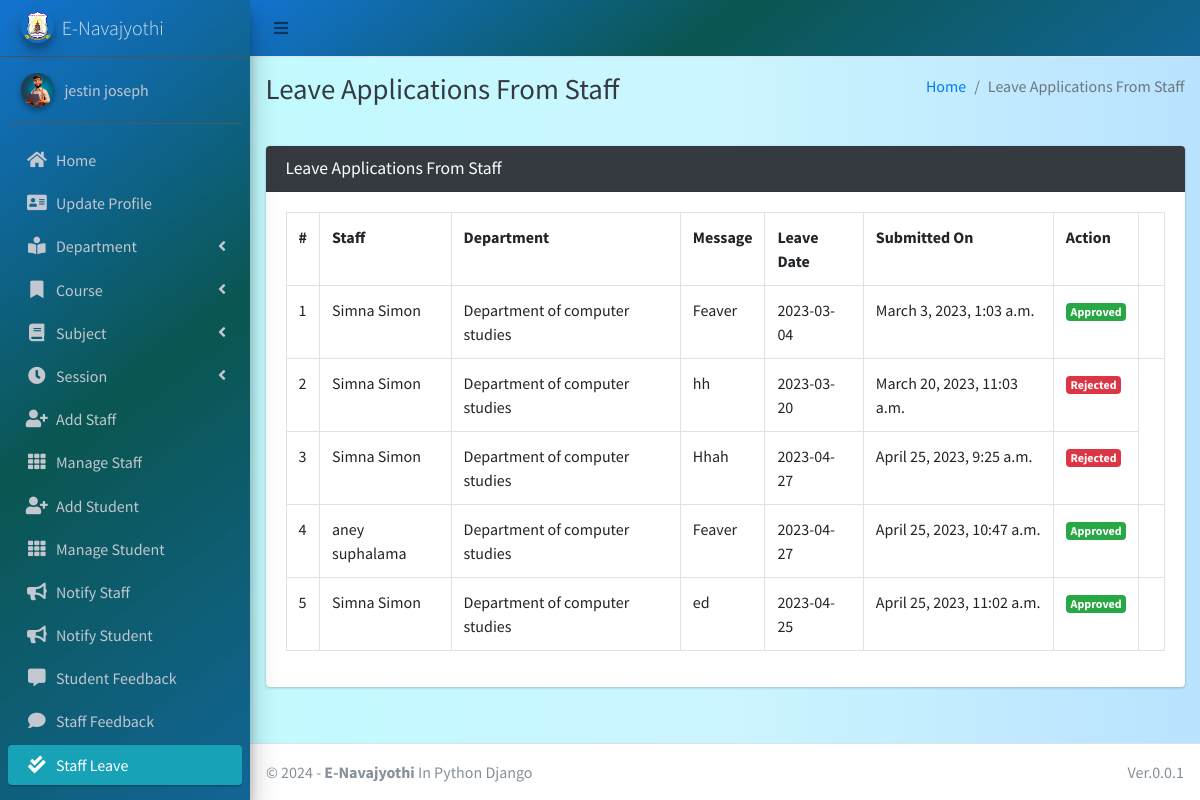
Screenshot of /staff/view/leave/ (signed in) with the database file from the repository.
### main_app/models.py (models this page shows)
class CustomUser(AbstractUser):
    USER_TYPE = ((1, "HOD"), (2, "Staff"), (3, "Student"))
    GENDER = [("M", "Male"), ("F", "Female")]
    username = None  # Removed username, using email instead
    email = models.EmailField(unique=True)
    user_type = models.CharField(default=1, choices=USER_TYPE, max_length=1)
    gender = models.CharField(max_length=1, choices=GENDER)
    profile_pic = models.ImageField()
    address = models.TextField()
    fcm_token = models.TextField(default="")  # For firebase notifications
    created_at = models.DateTimeField(auto_now_add=True)
    updated_at = models.DateTimeField(auto_now=True)
    USERNAME_FIELD = "email"
    REQUIRED_FIELDS = []
    objects = CustomUserManager()
    phone_num = models.IntegerField(max_length=12 ,null=True,blank=False)
    aadhar_num = models.IntegerField(max_length=16,null=True,blank=False)
    date_of_birth = models.DateField(null=True,blank=False)
    def __str__(self):
        return self.first_name + "  " + self.last_name

class LeaveReportStaff(models.Model):
    staff = models.ForeignKey(Staff, on_delete=models.CASCADE)
    date = models.CharField(max_length=60)
    message = models.TextField()
    status = models.SmallIntegerField(default=0)
    created_at = models.DateTimeField(auto_now_add=True)
    updated_at = models.DateTimeField(auto_now=True)

class Staff(models.Model):
    course = models.ForeignKey(Course, on_delete=models.DO_NOTHING, null=True, blank=False)
    department = models.ForeignKey(Department, on_delete=models.DO_NOTHING, null=True, blank=False)
    admin = models.OneToOneField(CustomUser, on_delete=models.CASCADE)
    phone_num = models.IntegerField(max_length=12 ,null=True,blank=False)
    qualification = models.CharField(max_length=20,null=True,blank=False)
    aadhar_num = models.IntegerField(max_length=12,null=True,blank=False)
    def __str__(self):
        return self.admin.first_name + " " + self.admin.last_name

class Department(models.Model):
    name = models.CharField(max_length=120)
    created_at = models.DateTimeField(auto_now_add=True)
    updated_at = models.DateTimeField(auto_now=True)
    def __str__(self):
        return self.name

### main_app/hod_views.py (the view, shortened to what this page needs)
# urls.py: path("staff/view/leave/", hod_views.view_staff_leave, name="view_staff_leave",),
@csrf_exempt
def view_staff_leave(request):
    if request.method != 'POST':
        allLeave = LeaveReportStaff.objects.all()
        context = {
            'allLeave': allLeave,
            'page_title': 'Leave Applications From Staff'
        }
        return render(request, "hod_template/staff_leave_view.html", context)

### main_app/templates/hod_template/staff_leave_view.html (shortened to what this page needs)
{% extends 'main_app/base.html' %}
{% load static %}
{% block page_title %}{{page_title}}{% endblock page_title %}
{% block content %}
<section class="content">
    <div class="container-fluid">
        <div class="row">
            <div class="col-md-12">
                <div class="card card-dark">
                    <div class="card-header">
                        <h3 class="card-title">{{page_title}}</h3>
                    </div>
                    <div class="table card-body">
                        <table class="table table-bordered table-hover">
                            <tr>
                                <th>#</th>
                                <th>Staff</th>
                                <th>Department</th>
                                <th>Message</th>
                                <th>Leave Date</th>
                                <th>Submitted On</th>
                                <th>Action</th>
                            </tr>
                            {% for leave in  allLeave %}
                              <tr>
                                  <td>{{forloop.counter}}</td>
                                  <td>{{leave.staff}}</td>
                                  <td>{{leave.staff.department}}</td>
                                  <td>{{leave.message}}</td>
                                  <td>{{leave.date}}</td>
                                  <td>{{leave.created_at}}</td>
                                      {% if leave.status == 0 %}
                                           <td> <button data-toggle = "modal" data-target = "#reply_modal" value="{{leave.id}}" class="btn btn-success reply_open_modal">Reply</button>
                                    {% elif leave.status == -1 %}
                                            <td><span  class='badge badge-danger'>Rejected</span></td>
                                        {% else %}
                                        <td><span  class='badge badge-success'>Approved</span></td>
                                            <td>{{feedback.updated_at}}</td>
                                      {% endif %}
                              </tr>
                            {% endfor %}
                        </table>
                    </div>
                    </div>
            </div>
        </div>
    </div>
</section>
{% endblock content %}

### main_app/templates/main_app/sidebar_template.html (shortened to what this page needs)
{% load static %}
<aside class="main-sidebar sidebar-dark-info elevation-4 " style="background: rgb(0,104,205);
background: linear-gradient(143deg, rgba(0,104,205,0.9248949579831933) 0%, rgba(0,79,74,0.9613095238095238) 49%, rgba(0,89,142,0.9276960784313726) 100%);">
    {% if request.user.user_type == '1' %}
    <a href="{% url 'admin_home' %}" class="brand-link">
        <img src="{% static 'dist/img/nava_logo.png' %} " alt="AdminLTE Logo"
            class="brand-image img-circle elevation-3" >
        <span class="brand-text font-weight-light">E-Navajyothi</span>
    </a>
      <div class="sidebar">
        <div class="user-panel mt-3 pb-3 mb-3 d-flex">
            <div class="image">
                <img src="{{ request.user.profile_pic}}" class="img-circle elevation-2" alt="User Image">
            </div>
            <div class="info">
                <a href="#" class="d-block">{{user}}</a>
            </div>
        </div>
        <nav class="mt-2 ">
            <ul class="nav nav-pills nav-sidebar flex-column " data-widget="treeview" role="menu" data-accordion="false">
                <li class="nav-item">
                    {% url 'admin_home' as admin_home %}
                    <a href="{{admin_home}}" class="nav-link {% if admin_home == request.path %} active {% endif %}">
                        <i class="nav-icon fas fa-home"></i>
                        <p >
                            Home
                        </p>
                    </a>
                </li>
                <li class="nav-item">
                    {% url 'admin_view_profile' as admin_view_profile %}
                    <a href="{{admin_view_profile}}"
                        class="nav-link {% if admin_view_profile == request.path %} active {% endif %}">
                        <i class="nav-icon fas fa-address-card"></i>
                        <p>
                            Update Profile
                        </p>
                    </a>
                </li>
            <li class="nav-item has-treeview">
                    <a href="#" class="nav-link">
                        <i class="nav-icon fas fa-book-reader"></i>
                        <p>
                            Department
                            <i class="fas fa-angle-left right"></i>
                        </p>
                    </a>
                </li>
                <li class="nav-item has-treeview">
                    <a href="#" class="nav-link">
                        <i class="nav-icon fas fa-bookmark"></i>
                        <p>
                            Course
                            <i class="fas fa-angle-left right"></i>
                        </p>
                    </a>
                </li>
                <li class="nav-item has-treeview">
                    <a href="#" class="nav-link">
                        <i class="nav-icon fas fa-book"></i>
                        <p>
                            Subject
                            <i class="fas fa-angle-left right"></i>
                        </p>
                    </a>
                </li>
                <li class="nav-item has-treeview">
                    <a href="#" class="nav-link">
                        <i class="nav-icon fas fa-clock"></i>
                        <p>
                            Session
                            <i class="fas fa-angle-left right"></i>
                        </p>
                    </a>
                </li>
                <li class="nav-item">
                    {% url 'add_staff' as add_staff %}
                    <a href="{{add_staff}}" class="nav-link {% if add_staff == request.path %} active {% endif %}">
                        <i class="nav-icon fas fa-user-plus"></i>
                        <p>
                            Add Staff
                        </p>
                    </a>
                </li>
                <li class="nav-item">
                    {% url 'manage_staff' as manage_staff %}
                    {% url 'edit_staff' staff_id as edit_staff %}
                    <a href="{{manage_staff}}"
                        class="nav-link {% if manage_staff == request.path or request.path == edit_staff %} active {% endif %}">
                        <i class="nav-icon fas fa-th"></i>
                        <p>
                            Manage Staff
                        </p>
                    </a>
                </li>
                <li class="nav-item">
                    {% url 'add_student' as add_student%}
                    <a href="{{add_student}}" class="nav-link  {% if add_student == request.path %} active {% endif %}">
                        <i class="nav-icon fas fa-user-plus"></i>
                        <p>
                            Add Student
                        </p>
                    </a>
                </li>
                <li class="nav-item">
                    {% url 'manage_student' as manage_student %}
                    {% url 'edit_student' student_id as edit_student %}
                    <a href="{{manage_student}}"
                        class="nav-link  {% if edit_student == request.path or manage_student == request.path %} active {% endif %}">
                        <i class="nav-icon fas fa-th"></i>
                        <p>
                            Manage Student
                        </p>
                    </a>
                </li>
                <li class="nav-item">
                    {% url 'admin_notify_staff' as admin_notify_staff %}
                    <a href="{{admin_notify_staff}}"
                        class="nav-link {% if admin_notify_staff == request.path %} active {% endif %}">
                        <i class="nav-icon fas fa-bullhorn"></i>
                        <p>
                            Notify Staff
                        </p>
                    </a>
                </li>
                <li class="nav-item">
                    {% url 'admin_notify_student' as admin_notify_student %}
                    <a href="{{admin_notify_student}}"
                        class="nav-link {% if admin_notify_student == request.path %} active {% endif %}">
                        <i class="nav-icon fas fa-bullhorn"></i>
                        <p>
                            Notify Student
                        </p>
                    </a>
                </li>
                <li class="nav-item">
                    {% url 'student_feedback_message' as student_feedback_message %}
                    <a href="{{ student_feedback_message }}"
                        class="nav-link  {% if student_feedback_message == request.path %} active {% endif %}">
                        <i class="nav-icon fas fa-comment-alt"></i>
                        <p>
                            Student Feedback
                        </p>
                    </a>
                </li>
                <li class="nav-item">
                    {% url 'staff_feedback_message' as staff_feedback_message %}
                    <a href="{{staff_feedback_message}}"
                        class="nav-link   {% if staff_feedback_message == request.path %} active {% endif %}">
                        <i class="nav-icon fas fa-comment"></i>
                        <p>
                            Staff Feedback
                        </p>
                    </a>
                </li>
                <li class="nav-item">
                    {% url 'view_staff_leave' as view_staff_leave %}
                    <a href="{{view_staff_leave}}"
                        class="nav-link  {% if view_staff_leave == request.path %} active {% endif %}">
                        <i class="nav-icon fas fa-check-double"></i>
                        <p>
                            Staff Leave
                        </p>
                    </a>
                </li>
                                        {% endif %}
                                        <li class="nav-item">
                                            <a href="{% url 'user_logout' %}"
                                                onclick="return confirm('Your session would be terminated.\n\nProceed?')"
                                                class="nav-link">
                                            </a>
                                        </li>
                                    </ul>
                                </nav>
                            </div>
</aside>

### rows the page displays
CustomUser: user.profile_pic (picture), first_name+last_name "jestin joseph"
LeaveReportStaff: staff "Simna Simon", staff.department "Department of computer studies", message "Feaver", date "2023-03-04", created_at "March 3, 2023, 1:03 a.m."
LeaveReportStaff: staff "Simna Simon", staff.department "Department of computer studies", message "hh", date "2023-03-20", created_at "March 20, 2023, 11:03 a.m.", status "Rejected"
LeaveReportStaff: staff "Simna Simon", staff.department "Department of computer studies", message "Hhah", date "2023-04-27", created_at "April 25, 2023, 9:25 a.m.", status "Rejected"
LeaveReportStaff: staff "aney suphalama", staff.department "Department of computer studies", message "Feaver", date "2023-04-27", created_at "April 25, 2023, 10:47 a.m."
LeaveReportStaff: staff "Simna Simon", staff.department "Department of computer studies", message "ed", date "2023-04-25", created_at "April 25, 2023, 11:02 a.m."

### other values shown
{{ page_title }} "Leave Applications From Staff"
